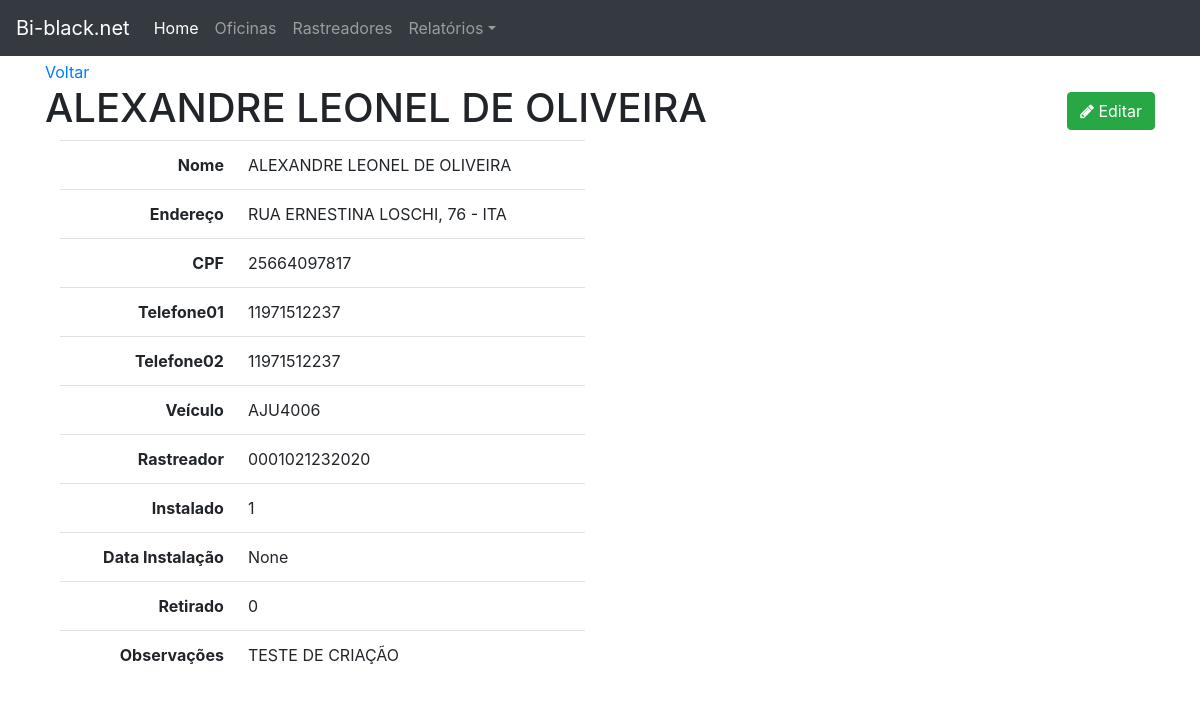
Before: /clientes/1/ with the older database file.
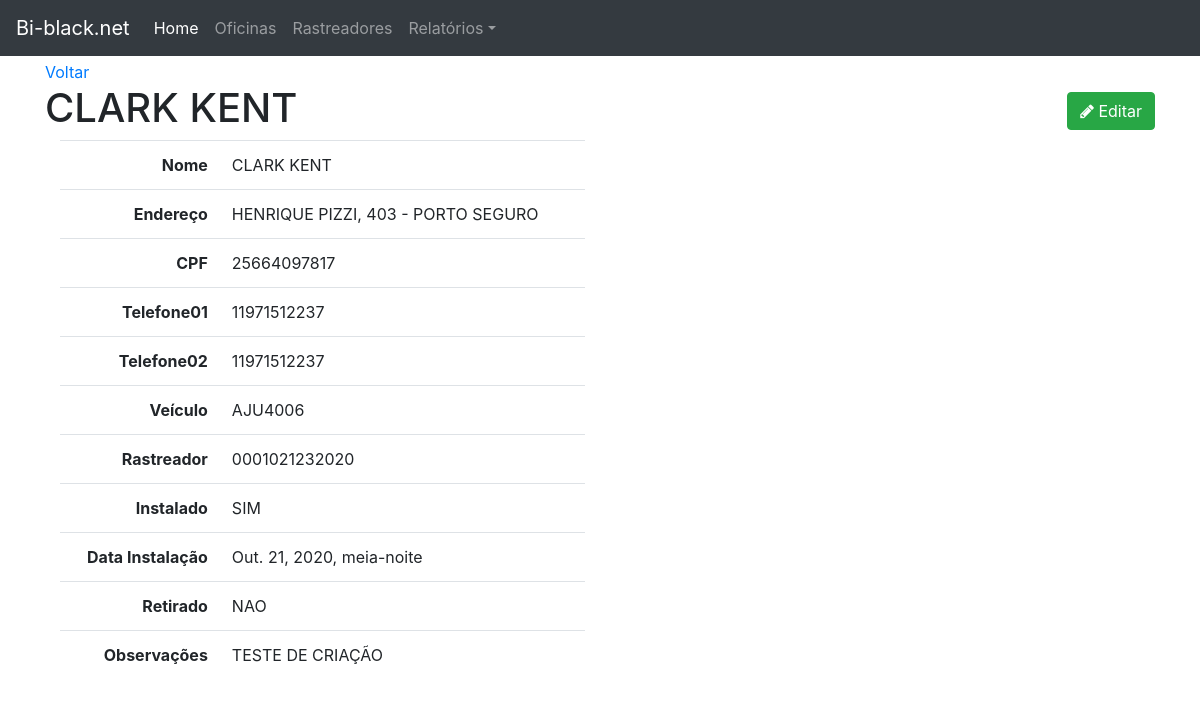
After: the same page with the newer database file.
### clientes/models.py (models this page shows, shortened)
class Cliente(models.Model):
    RETIRADO_CHOICES = (
        ('SIM', 'sim'),
        ('NAO', 'nao')
    )
    INSTALADO_CHOICES = (
        ('SIM', 'sim'),
        ('NAO', 'nao')
    )
    nome = models.CharField(max_length=60, null=True, blank=True)
    endereco = models.CharField(max_length=60, null=True, blank=True)
    cpf = models.CharField(max_length=30, null=True, blank=True)
    telefone01 = models.CharField(max_length=30, null=True, blank=True)
    telefone02 = models.CharField(max_length=30, null=True, blank=True)
    veiculo = models.CharField(max_length=30, null=True, blank=True)
    rastreador = models.CharField(max_length=30, null=True, blank=True)
    instalado = models.CharField(max_length=3, choices=INSTALADO_CHOICES)
    data_instalcao = models.DateTimeField(auto_created=False, auto_now_add=False)
    retirado = models.CharField(max_length=3, choices=RETIRADO_CHOICES)
    observacao = models.TextField(null=True, blank=True)
    def __str__(self):
        return self.nome

### clientes/views.py (the view)
# urls.py: path('<int:pk>/', v.clientes_detail, name='clientes_detail'),
def clientes_detail(request, pk):
    template_name = 'clientes/clientes_detail.html'
    obj = Cliente.objects.get(pk=pk)
    context = {'object': obj}
    return render(request, template_name, context)

### clientes/templates/clientes/clientes_detail.html
{% extends "base.html" %}
{% block content %}
<a href="{% url 'clientes:clientes_list' %}">Voltar</a>
    <h1>{{ object }}
        <span class="pull-right">
            <a href="{% url 'clientes:clientes_edit' object.pk %}">
                <button type="button" class="btn btn-success">
                    <span class="fa fa-pencil"></span> Editar
                </button>
            </a>
        </span>
    </h1>
<div class="col-sm-6">
    <table class="table table-user-information">
        <tbody>
        <tr>
            <th class="text-right">Nome</th>
            <td>{{object.nome}}</td>
        </tr>
        <tr>
            <th class="text-right">Endereço</th>
            <td>{{object.endereco}}</td>
        </tr>
        <tr>
            <th class="text-right">CPF</th>
            <td>{{object.cpf}}</td>
        </tr>
        <tr>
            <th class="text-right">Telefone01</th>
            <td>{{object.telefone01}}</td>
        </tr>
        <tr>
            <th class="text-right">Telefone02</th>
            <td>{{object.telefone02}}</td>
        </tr>
        <tr>
            <th class="text-right">Veículo</th>
            <td>{{object.veiculo}}</td>
        </tr>
        <tr>
            <th class="text-right">Rastreador</th>
            <td>{{object.rastreador}}</td>
        </tr>
        <tr>
            <th class="text-right">Instalado</th>
            <td>{{object.instalado}}</td>
        </tr>
        <tr>
            <th class="text-right">Data Instalação</th>
            <td>{{object.data_instalcao}}</td>
        </tr>
        <tr>
            <th class="text-right">Retirado</th>
            <td>{{object.retirado}}</td>
        </tr>
        <tr>
            <th class="text-right">Observações</th>
            <td>{{object.observacao}}</td>
        </tr>
        </tbody>
    </table>
</div>
{% endblock content %}

### templates/base.html (shortened to what this page needs)
<!doctype html>
<html lang="en">
  <head>
    <link rel="stylesheet" href="https://maxcdn.bootstrapcdn.com/bootstrap/4.0.0/css/bootstrap.min.css">
    <link rel="stylesheet" href="https://cdnjs.cloudflare.com/ajax/libs/font-awesome/4.7.0/css/font-awesome.css">
  </head>
  <body>
    {% include "includes/nav.html"%}
    <div class="container">
      {% block content %}{% endblock %}
    </div>
  </body>
</html>

### templates/includes/nav.html (shortened to what this page needs)
<nav class="navbar navbar-expand-md navbar-dark bg-dark fixed-top">
    <a class="navbar-brand" href="#">Bi-black.net</a>
    <div class="collapse navbar-collapse" id="navbarsExampleDefault">
        <ul class="navbar-nav mr-auto">
            <li class="nav-item active">
                <a class="nav-link" href="{% url 'buscaprest:home'  %}">Home <span class="sr-only">(current)</span></a>
            </li>
            <li class="nav-item">
                <a class="nav-link" href="{% url 'buscaprest:buscaprest_lista' %}">Oficinas</a>
            </li>
            <li class="nav-item">
                <a class="nav-link" href="{% url 'clientes:clientes_list' %}">Rastreadores</a>
            </li>
            <li class="nav-item dropdown">
                <a class="nav-link dropdown-toggle" href="#" id="dropdown01" data-toggle="dropdown" aria-haspopup="true" aria-expanded="false">Relatórios</a>
            </li>
        </ul>
    </div>
</nav>

### templates/base.html (style rules this page uses)
body { margin-top: 60px; }

Changed rows visible on the page:
changed Cliente "AJU4006": nome "ALEXANDRE LEONEL DE OLIVEIRA" → "CLARK KENT"; endereco "RUA ERNESTINA LOSCHI, 76 - ITA" → "HENRIQUE PIZZI, 403 - PORTO SEGURO"; instalado "1" → "SIM"; data_instalcao "None" → "Out. 21, 2020, meia-noite"; retirado "0" → "NAO"
